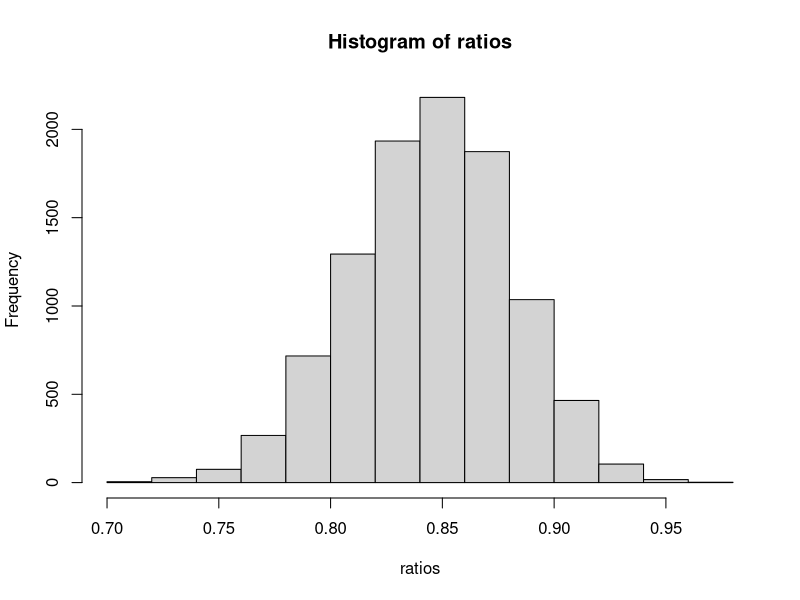

Generate this figure with R:
# Eine (fiktive) Befragung, ob eine Reparaturpflicht für Elektrogeräte eingeführt
# werden sollte, antworten 85% der Bevölkerung mit Ja. Wie sicher ist die Richtigkeit
# dieses Wertes? Wie hängt der Grad des Vertrauens von der Stichprobengröße ab?

library(tidyverse)

set.seed(1)

p <- 0.85

# Wir tun so, als wäre der wahre Anteil der Befürwortung einer Reparaturpflicht 85%
# und simulieren eine Befragung von 100 Personen. Den wahren Wert kennt man
# in einer echten Befragung natürlich nicht, sondern er wird geschätzt.
x <- rbinom(100, 1, p)

# In unserer Stichprobe befürworten 87% der Befragten eine Reparaturpflicht.
# Diese Abweichung entsteht dadurch, dass wir zufällig Menschen befragt haben,
# die tendenziell etwas stärker für die Förderung von Solarenergie sind.
mean(x)

# Die folgende Zeile müssen Sie zu diesem Zeitpunkt nicht verstehen!
ask_people <- function(number_of_samples, sample_size) {
  map_dbl(1:number_of_samples, ~mean(rbinom(sample_size, 1, p)))
}

# Für die Funktion ask_people gilt:
# 1) Wir führen number_of_samples Befragungen durch
# 2) Bei jeder Befragung befragen wir sample_size Personen
# 3) In der Bevölkerung ist der Anteil der Befürwortung bei 85%
# 4) Für jede der Befragungen berechnen wir den empirischen Anteil der Befürwortung
ratios <- ask_people(10000, 100)

# Wir zeichnen das Histogramm der Befürwortungsanteile pro Befragung
hist(ratios)

# Wir können auch berechnen, wie stark der Anteil variiert
# Diese Standardabweichung beträgt 0.0359.
sd(ratios)

# Wir können diesen Wert aber auch theoretisch berechnen mit der Formel:
# SE_p = sqrt(p * (1 - p) / n)
# Der Standardfehler beträgt 0.0357.
sqrt(p * (1 - p) / 100)

# Wir haben viele Befragungen durchgeführt und die Standardabweichung der Anteile
# gemessen. Dies nennt man auch den Standardfehler. Der Standardfehler ist die
# Standardabweichung der Schätzstatistik.

# In der Praxis führt man natürlich nur eine Befragung durch und schätzt dann den
# Standardfehler mit der oben angegebenen Formel.
